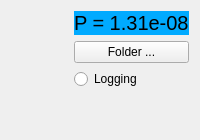
         <widget class="QWidget" name="tab_3">
          <attribute name="title">
           <string>Pressure</string>
          </attribute>
          <layout class="QGridLayout" name="gridLayout_13" columnstretch="6,2">
           <item row="0" column="1">
            <widget class="QLabel" name="Pressure_lbl">
             <property name="font">
              <font>
               <family>MS Shell Dlg 2</family>
               <pointsize>15</pointsize>
              </font>
             </property>
             <property name="styleSheet">
              <string notr="true">background-color: rgb(0, 170, 255);</string>
             </property>
             <property name="text">
              <string>P = 1.31e-08</string>
             </property>
            </widget>
           </item>
           <item row="2" column="1">
            <widget class="QRadioButton" name="logging_PR_rbtn">
             <property name="text">
              <string>Logging</string>
             </property>
            </widget>
           </item>
           <item row="1" column="1">
            <widget class="QPushButton" name="folder_PR_btn">
             <property name="text">
              <string>Folder ...</string>
             </property>
            </widget>
           </item>
           <item row="3" column="1">
            <spacer name="verticalSpacer_2">
             <property name="orientation">
              <enum>Qt::Vertical</enum>
             </property>
             <property name="sizeHint" stdset="0">
              <size>
               <width>20</width>
               <height>40</height>
              </size>
             </property>
            </spacer>
           </item>
           <item row="0" column="0" rowspan="4">
            <widget class="PlotWidget" name="pressure_plot" native="true"/>
           </item>
          </layout>
         </widget>
